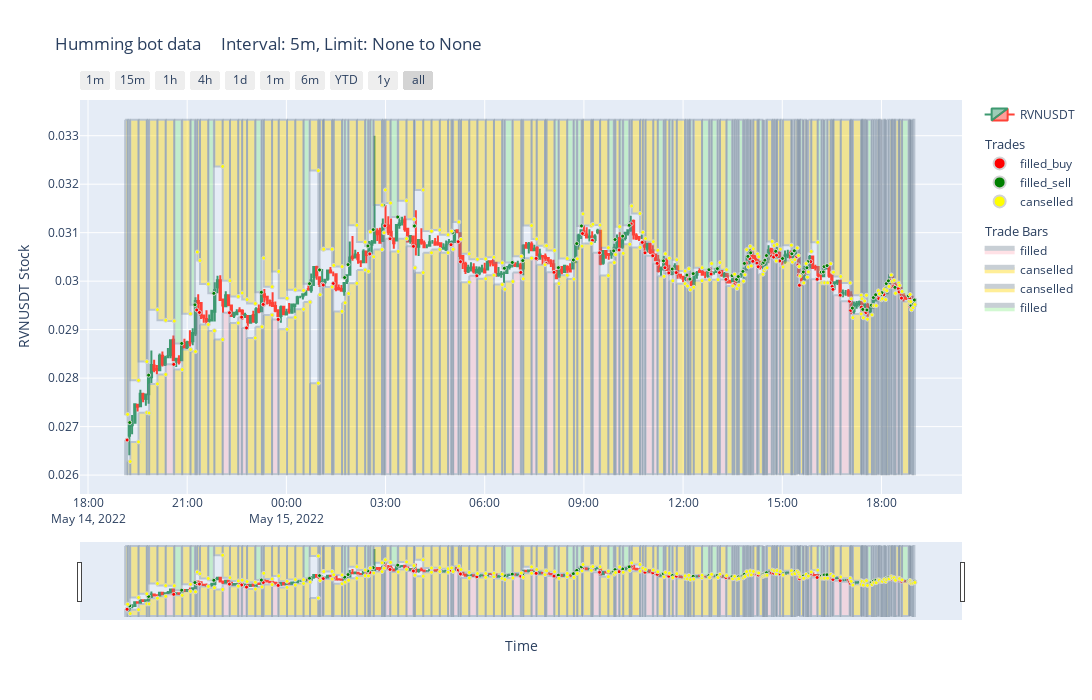
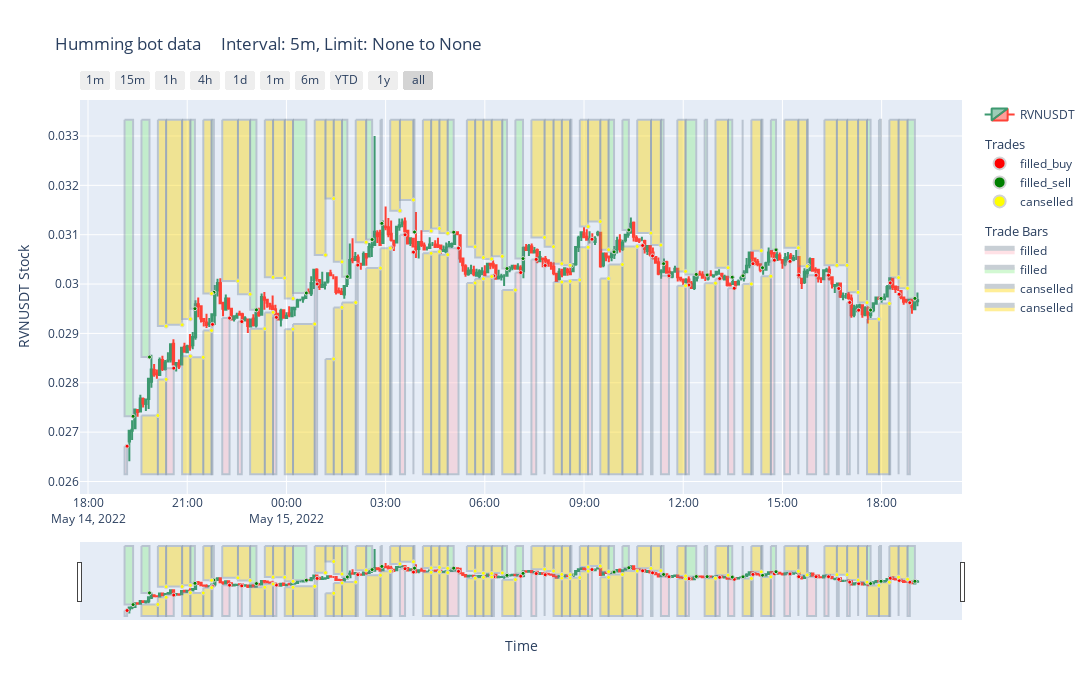
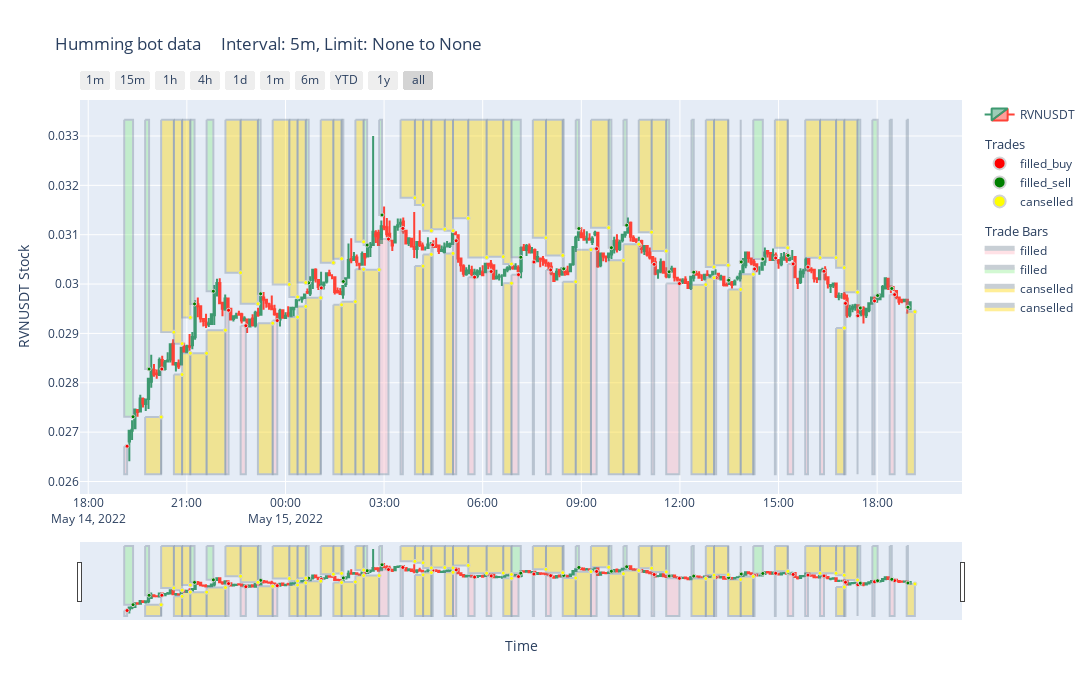
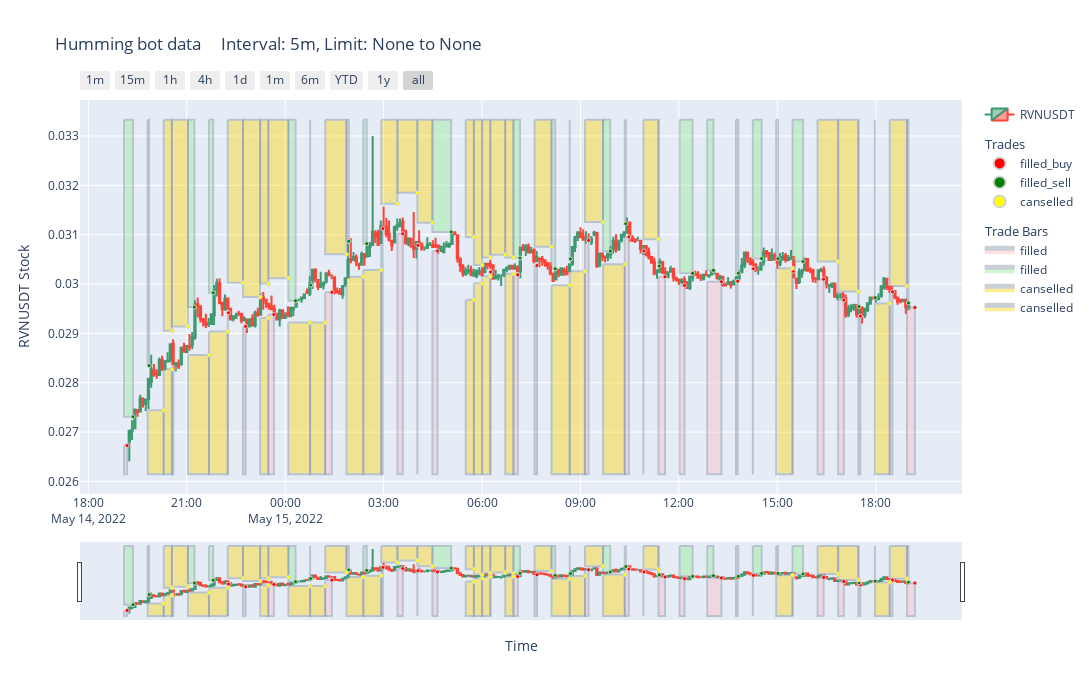

Here is the notebook cell these charts were saved with, in order:
### Code cell
# %%capture plot
tab = pt.plot_widget(figs_data, widgets.Tab())
# collapse output of this cell after its reder
